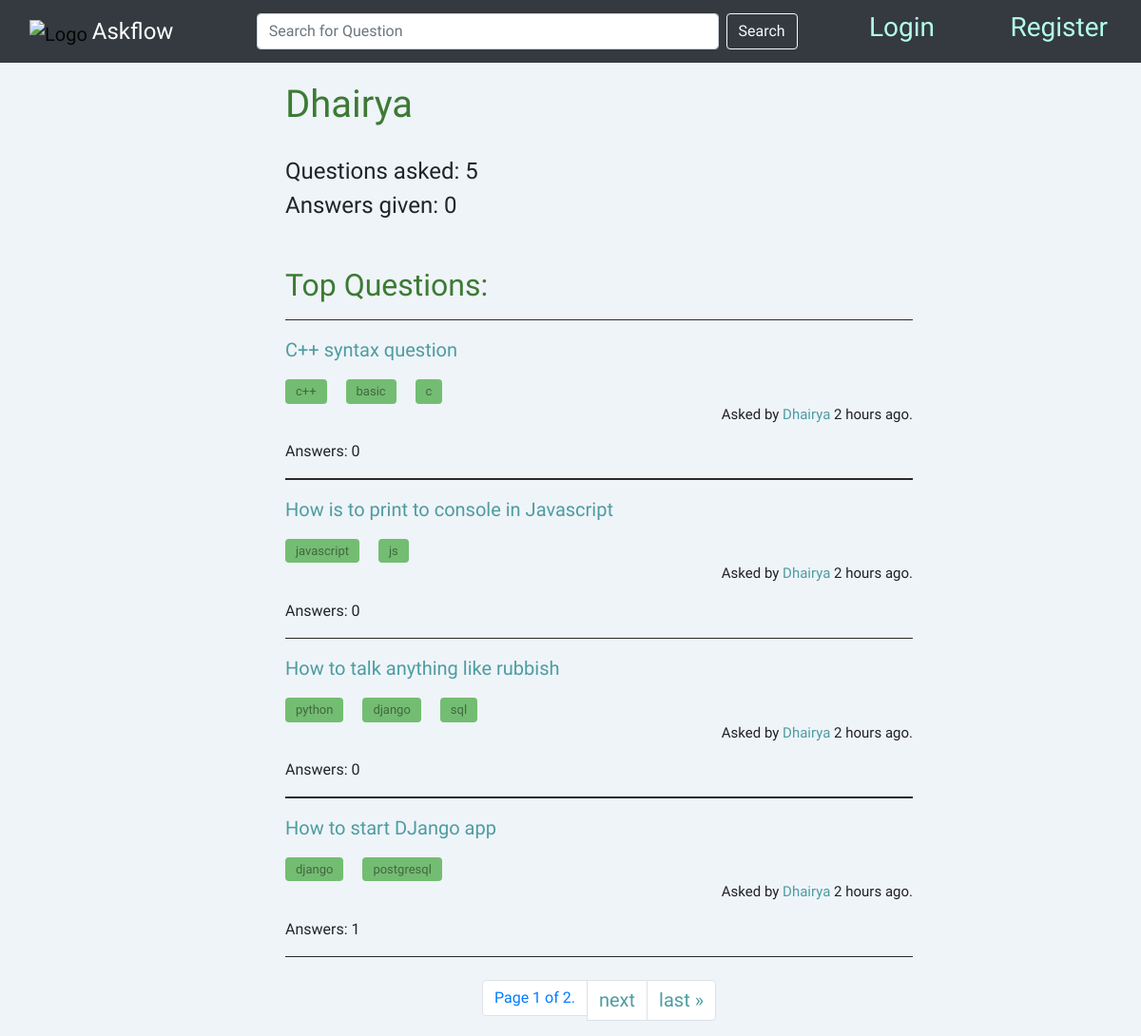
The page /profile/2 on the database its author committed.
### overflow/models.py (models this page shows, shortened)
class User(AbstractUser):
    joined_date = models.DateTimeField(auto_now_add=True)
    answers = models.IntegerField(default=0)
    questions = models.IntegerField(default=0)
    def __str__(self):
        return f"{self.username} created"

class Question(models.Model):
    title = models.CharField(max_length=500)
    body = models.TextField()
    upvotes = models.IntegerField(default=0)
    downvotes = models.IntegerField(default=0)
    user = models.ForeignKey(
        User, on_delete=models.CASCADE, related_name="get_questions"
    )
    date = models.DateTimeField(auto_now_add=True)
    no_answer = models.IntegerField(default=0)
    verified_answer = models.BooleanField(default=False)

class Tags(models.Model):
    tag = models.CharField(max_length=50)
    question = models.ForeignKey(
        Question, on_delete=models.CASCADE, related_name="get_tags"
    )
    class Meta:
        unique_together = (
            "tag",
            "question",
        )

### overflow/views.py (the view)
# urls.py: path("profile/<int:id>", views.profile, name="profile"),
def profile(request,id):
    print(id)
    user = User.objects.get(id=id)
    print(user)
    ques = Question.objects.filter(user=user)
    obj = []
    for q in ques:
        t = Tags.objects.filter(question=q)
        dd = datetime.now(timezone.utc) - q.date
        min = int(round(dd.total_seconds() / 60, 0))
        time = int(round(dd.total_seconds() / 3600, 0))
        if time < 1:
            time = f"{min} minutes"
        else:
            time = f"{time} hours"
        obj.append(
            {
                "que": q,
                "tags": t,
                "days": f"{(datetime.now(timezone.utc) - q.date).days} days",
                "time": time,
            }
        )
    paginator = Paginator(obj, 4)
    page_number = request.GET.get("page")
    page_obj = paginator.get_page(page_number)
    return render(
            request,
            "overflow/profile.html",
            {
                "objects": page_obj,
                "User": user,
            },
    )

### overflow/templates/overflow/profile.html (shortened to what this page needs)
{% extends "overflow/layout.html" %}
{% block body %}
<div class="index">
    <h1 style="color: #3D7A35;">{{User.username}}</h1>
    <br />
    <h4>Questions asked: {{User.questions}}</h4>
    <h4>Answers given: {{User.answers}}</h4>
    <h2 class="green">Top Questions:</h2>
    {% for object in objects %}
      <hr />
      <a href="{% url 'question' object.que.id %}"><p>{{ object.que.title }}</p></a>
      <div class="d-flex justify-content-start pl-10">
        {% for tag in object.tags %}
        <a id="tag" class="btn" href="{% url 'tag' tag.tag %}">{{ tag.tag }}</a>
        {% endfor %}
      </div>
      <div class="d-flex justify-content-end">
        <p id="user">Asked by <a id="username" href="{% url 'profile' object.que.user.id %}"> {{ object.que.user.username }} </a>
        {% if object.days == "0 days" %}
            {{object.time}} ago.
        {% else %}
            {{object.days}} ago.
        {% endif %}
        </p>
        <br />
      </div>
        <p>Answers: {{object.que.no_answer}}</p>
    {% endfor %}
       <hr />
 <div class="d-flex justify-content-center mt-4">
    <nav aria-label="Page navigation example" id="foo">
     <ul class="pagination">
         <li class="page-item" ><span class="current page-link">
             Page {{ objects.number }} of {{ objects.paginator.num_pages }}.
         </span></li>
         {% if objects.has_next %}
         <li class="page-item"> <a href="?page={{ objects.next_page_number }}" class="page-link">next</a></li>
           <li class="page-item"> <a href="?page={{ objects.paginator.num_pages }}" class="page-link">last &raquo;</a></li>
         {% endif %}
       </ul>
   </nav>
   </div>
</div>
{% endblock %}

### overflow/static/overflow/styles.css (style rules this page uses)
body { background-color: #EFF4F8; font-family: 'Catamaran', sans-serif; }
a { text-decoration: none; }

### overflow/static/overflow/index.css (style rules this page uses)
.index { display: block; margin-top: 20px; margin-left: 25%; margin-right: 20%; }
.index .btn { background-color: rgb(8, 65, 254); color: aliceblue; }
hr { size: 3; color: black; height: 1.5px; border-width:0; background-color:rgb(43, 41, 41) }
.index a { text-decoration: none; font-size: 20px; color: #4D9CA1; font-weight: 500; }
a#tag.btn { font-size: 13px; font-weight: 500; width: fit-content; padding: 2px 10px; background-color: #73BD72; color: rgba(16, 15, 15, 0.496); margin-right: 20px; }
.d-flex.justify-content-end p#user { font-size: 15px; color: #1f2023; }
a#username { font-size: 15px; cursor: pointer; }
.green { margin-top: 50px; color: #3D7A35; }

### rows shown on the page
User: username "Dhairya", questions "5", answers "0"
Question: que "C++ syntax question", que.user.username "Dhairya", time "2 hours", que.no_answer "0"
Tags: tag "c++"
Tags: tag "basic"
Tags: tag "c"
Question: que "How is to print to console in Javascript", que.user.username "Dhairya", time "2 hours", que.no_answer "0"
Tags: tag "javascript"
Tags: tag "js"
Question: que "How to talk anything like rubbish", que.user.username "Dhairya", time "2 hours", que.no_answer "0"
Tags: tag "python"
Tags: tag "django"
Tags: tag "sql"
Question: que "How to start DJango app", que.user.username "Dhairya", time "2 hours", que.no_answer "1"
Tags: tag "django"
Tags: tag "postgresql"

### other values the page prints
{{ objects.number }} "1"
{{ objects.paginator.num_pages }} "2"
